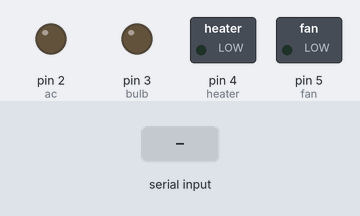
The sketch below on a simulated Arduino Uno, built with avr-gcc and run on an emulated ATmega328P. Shown: switched loads named in the sketch (green lamp = pin HIGH), output pins drawn as LEDs (lit = HIGH). The test bench sets the inputs (shaded band).

Above: at 1.2 s.
1.3 s: "a" received over Serial
At 2.5 s:
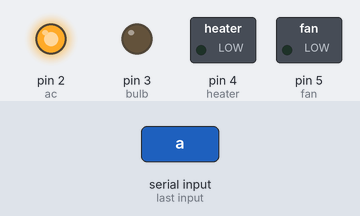
2.8 s: "c" received over Serial
At 3.8 s:
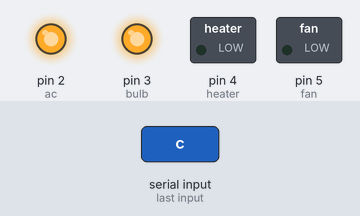
4.3 s: "b" received over Serial
At 4.9 s:
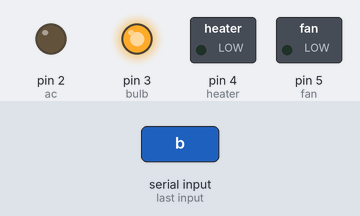
5.8 s: "e" received over Serial
At 6.1 s:
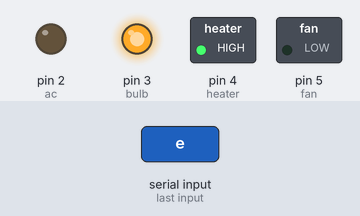
7.3 s: "d" received over Serial
At 8.4 s:
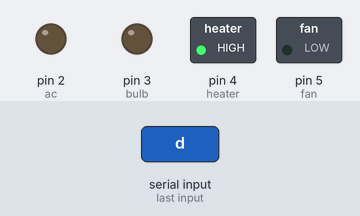
8.8 s: "g" received over Serial
At 9.6 s:
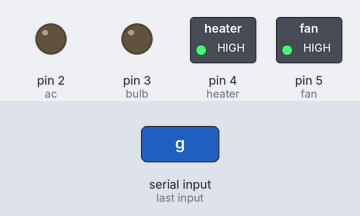
Timing chart, 0 to 11.3 s (numbered marks = the images above; inputs shaded):
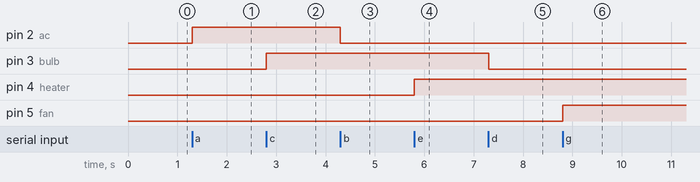

Measured:
- after the input at 1.3 s, pin 2 (ac): LOW → HIGH at once
- after the input at 2.8 s, pin 3 (bulb): LOW → HIGH at once
- after the input at 4.3 s, pin 2 (ac): HIGH → LOW at once
- after the input at 5.8 s, pin 4 (heater): LOW → HIGH at once
- after the input at 7.3 s, pin 3 (bulb): HIGH → LOW at once
- after the input at 8.8 s, pin 5 (fan): LOW → HIGH at once

The sketch:

wireless.ino
```cpp
/* Name         	: wireless_relay.ino
 * Purpose      	: Driving electromagnetic relay by using Arduino kit with any wireless
 * User	         	: N@IM_0CTAL
 * Github       	: https://github.com/naimoctal
 *  Software	: Arduino IDE
 */


long int ac=2;
long int bulb=3;
long int heater=4;
long int fan=5;
char x;
void setup()
{
pinMode(ac,OUTPUT);
pinMode(bulb,OUTPUT);
pinMode(heater,OUTPUT);
pinMode(fan,OUTPUT);
digitalWrite(ac,LOW);
digitalWrite(bulb,LOW);
digitalWrite(heater,LOW);
digitalWrite(fan,LOW);
Serial.begin(9600);
}
void loop()
{
  if(Serial.available()>0)
  {
  x=Serial.read();
  }
  if(x=='a')
  digitalWrite(ac,HIGH);
  if (x=='b')
  digitalWrite(ac,LOW);
  if (x=='c')
  digitalWrite(bulb,HIGH);
  if(x=='d')
  digitalWrite(bulb,LOW);
  if(x=='e')
  digitalWrite(heater,HIGH);
  if(x=='f')
  digitalWrite(heater,LOW);
  if(x=='g')
  digitalWrite(fan,HIGH);
  if(x=='h')
  digitalWrite(fan,LOW);
}
```
